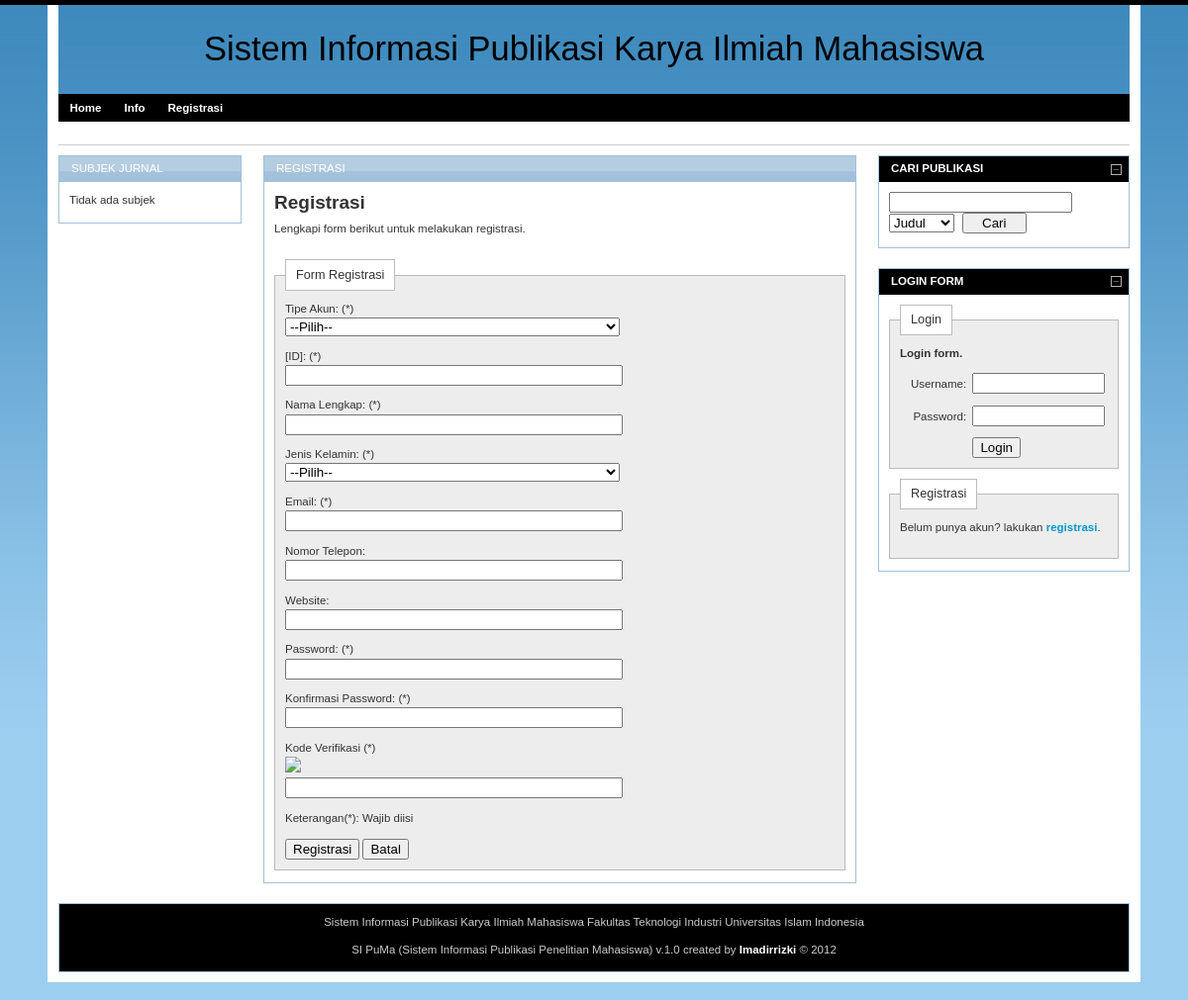
/index.php/home/registration, run on the app's committed database.
### tables this page shows
CREATE TABLE IF NOT EXISTS `site_info` (
  `title` varchar(100) NOT NULL,
  `owner` varchar(100) NOT NULL,
  `phone_number` varchar(20) DEFAULT NULL,
  `fax` varchar(50) DEFAULT NULL,
  `email` varchar(50) DEFAULT NULL,
  `address` varchar(100) NOT NULL,
  `info` text NOT NULL
);

### application/controllers/home.php (called while the page is built, shortened)
<?php if ( ! defined('BASEPATH')) exit('No direct script access allowed');
class Home extends MY_Controller{
	public function __construct()
	{
		parent::__construct();
		$this->load->vars(array(
		'title' => $this->title(),
		'sidebar_left' => $this->core_template().'/sidebar_left',
		'subject_list' => $this->subject_list(),
		'sidebar_right' => $this->core_template().'/sidebar_right'
		));
	}
	public function registration()
	{
		$this->load->library('form_validation');
		$config = array(
				array(
					'field'   => 'user_type',
                    'label'   => 'Tipe Akun',
                    'rules'   => 'required',
				),
				array(
                    'field'   => 'user_id',
                    'label'   => 'ID',
                    'rules'   => 'required|max_length[25]|callback__user_id_check',
                ),
				array(
                    'field'   => 'full_name',
                    'label'   => 'Nama Lengkap',
                    'rules'   => 'required|max_length[50]'
                ),
				array(
                    'field'   => 'gender',
                    'label'   => 'Jenis Kelamin',
                    'rules'   => 'required'
                ),
				array(
                    'field'   => 'email',
                    'label'   => 'Email',
                    'rules'   => 'required|max_length[50]|valid_email'
                ),
				array(
                    'field'   => 'phone_number',
                    'label'   => 'Nomor Telpon',
                    'rules'   => 'max_length[20]|numeric'
                ),
				array(
                    'field'   => 'website',
                    'label'   => 'Alamat Website',
                    'rules'   => 'max_length[50]|callback__valid_url'
                ),
				array(
                    'field'   => 'password',
                    'label'   => 'Password',
                    'rules'   => 'required|max_length[50]'
                ),
				array(
					'field'   => 'password_confirmation',
                    'label'   => 'Konfirmasi Password',
                    'rules'   => 'required|matches[password]|max_length[50]'
                ),
				array(
                    'field'   => 'verification',
                    'label'   => 'Kode Verifikasi',
                    'rules'   => 'required|callback__verification'
                )
            );
		$this->form_validation->set_rules($config);
		$this->form_validation->set_message('required', '%s is required');
		if($this->form_validation->run() == FALSE)
		{
			$data['heading'] = 'Registrasi';
			$data['content'] = $this->core_template().'/registration';
			$this->load->view($this->template(), $data);
		}
	}
}

### index.php (called while the page is built, shortened)
<?php
require_once BASEPATH.'core/CodeIgniter.php';

### application/models/sipuma_model.php (called while the page is built, shortened)
<?php
class Sipuma_model extends CI_Model
{
	function subject_list()
	{
		$this->db->select('*');
		$this->db->from('subject');
		return $this->db->get()->result();
	}
	function site_info()
	{
		$this->db->select('*');
		$this->db->from('site_info');
		return $this->db->get()->row();
	}
}

### application/views/blue/template.php (the view, shortened to what this page needs)
<!DOCTYPE html PUBLIC "-//W3C//DTD XHTML 1.0 Strict//EN" "http://www.w3.org/TR/xhtml1/DTD/xhtml1-strict.dtd">
<html xmlns="http://www.w3.org/1999/xhtml">
	<head>
		<link rel="stylesheet" type="text/css" href="<?php echo base_url();?>style/blue/css/reset.css" media="screen" />
		<link rel="stylesheet" type="text/css" href="<?php echo base_url();?>style/blue/css/text.css" media="screen" />
		<link rel="stylesheet" type="text/css" href="<?php echo base_url();?>style/blue/css/grid.css" media="screen" />
		<link rel="stylesheet" type="text/css" href="<?php echo base_url();?>style/blue/css/layout.css" media="screen" />
		<link rel="stylesheet" type="text/css" href="<?php echo base_url();?>style/blue/css/nav.css" media="screen" />
		<link type="text/css" rel="stylesheet" href="<?php echo base_url();?>jquery.validity/jquery.validity.css" />
	</head>
	<body>
		<div class="container_16">
			<div class="grid_16">
				<h1 id="branding">
					<a href="<?php echo base_url(); ?>"><?php echo $title; ?></a>
				</h1>
			</div>
			<div class="grid_16">
				<?php $this->load->view($menu); ?>
			</div>
			<div class="grid_16">
				<h2 id="page-heading"></h2>
			</div>
			<div class="grid_3">
				<?php $this->load->view($sidebar_left); ?>
			<div class="grid_9">
				<div class="box">
					<h2><?php echo $heading; ?></h2>
					<?php $this->load->view($content);?>
				</div>
			</div>
			<div class="grid_4">
				<?php $this->load->view($sidebar_right); ?>
			</div>
			<div class="grid_16" id="site_info">
				<div class="box">
					<p align="center"><?php echo $title; ?> <?php echo $owner; ?></p>
					<p align="center"><?php echo $footer; ?></p>
				</div>
			</div>
		</div>
	</body>
</html>

### application/core/MY_Controller.php (shortened to what this page needs)
<?php
class MY_Controller extends CI_Controller {
    function __construct()
    {
		$this->load->model('Sipuma_model');
		$this->load->vars(array(
		'menu'=>$this->menu(),
		'title'=>$this->title(),
		'owner' => $this->owner(),
		'phone_number' => $this->phone_number(),
		'fax' => $this->fax(),
		'email' => $this->email(),
		'address' => $this->address(),
		'footer'=>$this->footer()
		));
    }
	public function core_template()
	{
		$core_template = 'blue';
		return $core_template;
	}
	public function menu()
	{
		$status = $this->session->userdata('login_status');
		if($status == 'A'):
			$menu = $this->core_template().'/menu_admin';
		elseif($status == 'D'):
			$menu = $this->core_template().'/menu_dosen';
		elseif($status == 'M'):
			$menu = $this->core_template().'/menu_mahasiswa';
		else:
			$menu = $this->core_template().'/menu';
		endif;
		return $menu;
	}
	public function footer()
	{
		$name = 'SI PuMa (Sistem Informasi Publikasi Penelitian Mahasiswa)';
		$version = '1.0';
		$email =  'imadirrizki@gmail.com';
		$creator = 'Imadirrizki';
		$year = '2012';
		$footer = $name.' v.'.$version.' created by <a href=mailto:'.$email.'>'.$creator.'</a> &copy; '.$year;
		return $footer;
	}
	public function title()
	{
		$site_info = $this->Sipuma_model->site_info();
		if($site_info){
			$title = $site_info->title;
		}
		return $title;
	}
	public function owner()
	{
		$site_info = $this->Sipuma_model->site_info();
		if($site_info){
			$owner = $site_info->owner;
		}
		return $owner;
	}
	public function phone_number()
	{
		$site_info = $this->Sipuma_model->site_info();
		if($site_info){
			$phone_number = $site_info->phone_number;
		}
		return $phone_number;
	}
	public function fax()
	{
		$site_info = $this->Sipuma_model->site_info();
		if($site_info){
			$fax = $site_info->fax;
		}
		return $fax;
	}
	public function email()
	{
		$site_info = $this->Sipuma_model->site_info();
		if($site_info){
			$email = $site_info->email;
		}
		return $email;
	}
	public function address()
	{
		$site_info = $this->Sipuma_model->site_info();
		if($site_info){
			$address = $site_info->address;
		}
		return $address;
	}
}

### application/views/blue/menu.php
<ul class="nav custom">
	<li>
		<a href="<?php echo base_url().'home'; ?>" class="active">Home</a>
	</li>
	<li>
		<a href="<?php echo base_url().'home/info'; ?>">Info</a>
	</li>
	<li>
		<a href="<?php echo base_url().'home/registration'; ?>">Registrasi</a>
	</li>
</ul>

### application/views/blue/sidebar_left.php
	<div class="box">
		<h2>Subjek Jurnal</h2>
		<div class="block">
		<?php if($subject_list): ?>
			<ul class="menu">
			<?php foreach ($subject_list as $subject): ?>
				<li><a href="<?php echo base_url(); ?>home/subject/<?php echo $subject->subject_id; ?>"><?php echo $subject->subject_name;?></a></li>
			<?php endforeach;?>
			<li><a href="<?php echo base_url(); ?>home/subject/all">Daftar Jurnal</a></li>
			</ul>
		<?php else: ?>
			<p>Tidak ada subjek</p>
		<?php endif; ?>
		</div>
	</div>
</div>

### application/views/blue/registration.php (shortened to what this page needs)
<div class="block">
	<h4>Registrasi</h4>
	<p>Lengkapi form berikut untuk melakukan registrasi.</p>
</div>
<div class="block" id="forms">
	<form name="registration" id="registration" action="" method="post" onSubmit="return registration_check(registration)">
		<fieldset>
			<legend>Form Registrasi</legend>
			<p>
				<label>Tipe Akun: (*)</label><br />
				<select class="smallselect" name="user_type" id="user_type" onChange="changeText()">
					<option value="">--Pilih--</option>
				</select>
			</p>
			<p>
				<label id="ID">[ID]: (*)</label><br />
				<input class="small" type="text" name="user_id" id="user_id" maxlength="25" onBlur="white_space(user_id)" />
			</p>
			<p>
				<label>Nama Lengkap: (*)</label><br />
				<input class="small" type="text" name="full_name" id="full_name" maxlength="50" onBlur="white_space(full_name)" />
			</p>
			<p>
				<label>Jenis Kelamin: (*)</label><br />
				<select class="smallselect" name="gender" id="gender">
					<option value="">--Pilih--</option>
				</select>
			</p>
			<p>
				<label>Email: (*)</label><br />
				<input class="small" type="text" name="email" id="email" maxlength="50" onBlur="white_space(email)" />
			</p>
			<p>
				<label>Nomor Telepon: </label><br />
				<input class="small" type="text" name="phone_number" id="phone_number" maxlength="20" onBlur="white_space(phone_number)" />
			</p>
			<p>
				<label>Website: </label><br />
				<input class="small" type="text" name="website" id="website" maxlength="50" onBlur="white_space(website)" />
			</p>
			<p>
				<label>Password: (*)</label><br />
				<input class="small" type="password" name="password" id="password" maxlength="50" />
			</p>
			<p>
				<label>Konfirmasi Password: (*)</label><br />
				<input class="small" type="password" name="password_confirmation" id="password_confirmation" maxlength="50" />
			</p>
			<p>
				<label>Kode Verifikasi (*)</label><br/>
				<label><img src="<?php echo base_url();?>home/captchaImg" /></label><br />
				<input class="small" type="text" name="verification" id="verification" />
			</p>
			<p>
				<label>Keterangan(*): Wajib diisi</label>
			</p>
			<input type="submit" value="Registrasi" />
			<input type="reset" value="Batal" />
		</fieldset>
	</form>
</div>

### application/views/blue/sidebar_right.php (shortened to what this page needs)
<div class="box">
	<h2>
		<a href="#" id="toggle-search">Cari Publikasi</a>
	</h2>
	<div class="block" id="search">
		<form id="search" name="search" method="post" action="<?php echo base_url(); ?>home/search" class="search" onSubmit="return paper_search_check(search)">
			<p>
				<input type="text" id="keyword" name="keyword" onBlur="white_space(keyword)" onKeyPress="return disableEnterKey(event)" />
				<select name="option" id="option">
					<option value="title">Judul</option>
				</select>
				<input class="search button" type="submit" value="Cari" />
			</p>
		</form>
	</div>
</div>
<div class="box">
	<h2>
		<a href="#" id="toggle-login-forms">Login Form</a>
	</h2>
	<div class="block" id="login-forms">
		<form id="login" name="login" method="post" action="<?php echo base_url(); ?>home/login" onSubmit="return login_check(login)">
			<fieldset class="login">
				<legend>Login</legend>
				<p class="notice">Login form.</p>
				<p>
					<label>Username: </label>
					<input type="text" id="user_id" name="user_id" onBlur="white_space(user_id)" onKeyPress="return disableEnterKey(event)" />
				</p>
				<p>
					<label>Password: </label>
					<input type="password" id="password" name="password" />
				</p>
				<input class="login button" type="submit" value="Login" />
			</fieldset>
		</form>
		<fieldset>
			<legend>Registrasi</legend>
			<p>Belum punya akun? lakukan <a href="<?php echo base_url(); ?>home/registration">registrasi</a>.</p>
		</fieldset>
	</div>
</div>

### style/blue/css/text.css (style rules this page uses)
body { font: 13px/1.5 Helvetica, Arial, 'Liberation Sans', FreeSans, sans-serif; }
h1 { font-size: 25px; }
h2 { font-size: 23px; }
h4 { font-size: 19px; }
ul { list-style: square; }
li { margin-left: 30px; }
p, dl, hr, h1, h2, h3, h4, h5, h6, ol, ul, pre, table, address, fieldset { margin-bottom: 20px; }

### style/blue/css/grid.css (style rules this page uses)
.container_12, .container_16 { width: 92%; margin-left: 4%; margin-right: 4%; }
.grid_1, .grid_2, .grid_3, .grid_4, .grid_5, .grid_6, .grid_7, .grid_8, .grid_9, .grid_10, .grid_11, .grid_12, .grid_13, .grid_14, .grid_15, .grid_16 { display: inline; float: left; margin-left: 1%; margin-right: 1%; }
.container_12 .grid_3, .container_16 .grid_4 { width: 23%; }
.container_12 .grid_12, .container_16 .grid_16 { width: 98%; }
.container_16 .grid_3 { width: 16.75%; }
.container_16 .grid_9 { width: 54.25%; }

### style/blue/css/layout.css (style rules this page uses)
body { background: #9ccef0 url(../img/bg.png) repeat-x; border-top: 5px solid #000; color: #333; font-size: 11.5px; padding: 0 0 40px; }
a { color: #0099CC; font-weight:bold; text-decoration: none; }
.container_12, .container_16 { background:#fff; }
h1, h2, h3, h4, h5, h6 { line-height:1.2em; margin-bottom:.3em; }
h2 { margin-top:1em; }
h1 a { font-weight:normal; color:black; }
h1#branding { font-weight:normal; font-size:3em; text-align:center; background:#69a7d7 url(../img/bg.png) repeat-x; padding:.7em 1em; margin-bottom:0; position:relative; }
h2#page-heading { font-weight:normal; padding:.5em; margin:0 0 10px 0; border-bottom:1px solid #ccc; }
.box { background:#fff; margin-bottom:20px; padding:10px 10px 1px 10px; border: 1px solid #a3c1da; }
.box h2 { font-size:1em; font-weight:normal; text-transform:uppercase; color:#fff; background:#a3c1da url("../img/navTop.png") repeat-x 0% 0%; margin:-10px -10px 0 -10px; padding:6px 12px; }
.box h2 a, .box h2 a.visible { color:#fff; background:#000 url("../img/switch_minus.gif") 97% 50% no-repeat; display:block; padding:6px 12px; margin:-6px -12px; border:none; }
.grid_4 .box h2 a { background-position: 97% 50%; }
.block { padding-top:10px; }
p { margin-bottom:1em; }
ul, ol { padding-top:0; }
form { overflow:hidden; }
fieldset { border:1px solid #bbb; padding:10px; position:relative; background:#ededed; margin-bottom:10px; }
legend { font-size:1.1em; padding:.4em .8em; background:#fff; border:1px solid #bbb; }
fieldset.login p { margin-bottom:1em; margin-top:0pt; }
fieldset p label { width:98%; }
fieldset p input { width:98%; }
fieldset p select { width:99%; }
fieldset.login p label { float:left; line-height:2em; margin-right:3%; text-align:right; width:32%; }
fieldset.login p input { width:60%; }
fieldset.login input.button { margin-left:35%; }
form p.notice { font-weight:bold; }
input.search.button { width:28%; margin-left:2%; }
.small { width:60%; }
.smallselect { width:61%; }
#site_info .box { color:#ccc; background:#000; margin-bottom:10px; }
#site_info a { color:#fff; }
.block { padding-bottom:1px; }

### style/blue/css/nav.css (style rules this page uses)
ul.nav, ul.nav * { margin:0;padding:0; }
ul.nav { position:relative; background:#666; max-width:100%; height:2.5em; }
ul.nav li { cursor:pointer; float:left; text-align:center; list-style-type:none; font-weight:normal; }
ul.nav li a { color:#fff; background:#666; font-weight:bold; text-decoration:none; display:block; float:left; padding:0 1em; height:2.4em; line-height:2.5em; }
ul.nav li ul, ul.nav li { background:#ccc !important }
ul.nav { background:#000; }
ul.custom li { position:relative; top:0; left:0; }
ul.custom li a { height:2.5em; line-height:2.5em; border:0; color:#fff; background:#000; }

### data on the page
site_info: title "Sistem Informasi Publikasi Karya Ilmiah Mahasiswa", owner "Fakultas Teknologi Industri Universitas Islam Indonesia"

### other printed values
$heading "REGISTRASI"
$name "SI PuMa (Sistem Informasi Publikasi Penelitian Mahasiswa)"
$version "1.0"
$creator "Imadirrizki"
$year "2012"
